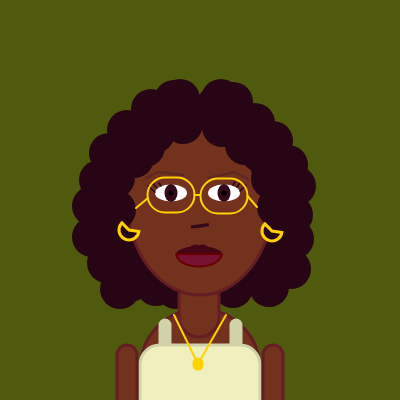
Frame 1 (no input)
Frame 60 (no input): identical to frame 1, image omitted
Frame 120 (the mouse pressed at the canvas centre since frame 60): identical to frame 1, image omitted

The p5.js sketch that drew this single still picture (run headless with seeded random() and noise() and a simulated clock; from frame 60 on, the mouse is pressed at the canvas centre):

// p5.js sketch
// ── sketch.js
function setup() {
  createCanvas(400, 400)
  ellipseMode(CENTER)
  rectMode(CENTER)
}

function draw() {
  background(80,90,15)
  //hair behind my head
  strokeWeight(40)
  stroke(40,5,20)
  point(156,286)
  point(233,288)
  point(250,275)
  point(130,282)
  point(269,287)
  point(176,289)
  point(120,289)
  point(120,240)
  point(130,263)
  point(267,262)
  point(279,237)

  //my torso and shirt
  fill(115,50,30)
  strokeWeight(3)
  stroke(100,30,35)  
  rect(200, 379, 120, 140, 100)
  strokeWeight(13)
  stroke(210,210,170)
  line(165,325,165,346)
  line(236,325,236,348)
  strokeWeight(3)
  fill(240,240,190)
  rect(200,395,120,100,20)

  //my arms
  fill(115,50,30)
  strokeWeight(3)
  stroke(100,30,35)  
  rect(127, 380, 20, 70, 100)
  rect(273, 380, 20, 70, 100)

  //my neck
  fill(115,50,30)
  strokeWeight(3)
  stroke(100,30,35)
  rect(199,307,40,60,25);

  //my head/face
  fill(115,50,30)
  strokeWeight(3)
  stroke(100,30,35)
  ellipse(200,200,145,190);
 
  //my hair
  stroke(40,5,20)
  strokeWeight(40)
  point(180,110)
  point(216,106)
  point(155,133)
  point(240,126)
  point(134,158)
  point(260,152)
  point(271,179)
  point(127,130)
  point(151,109)
  point(174,100)
  point(233,102)
  point(255,123)
  point(273,141)
  point(180,99)
  point(109,153)
  point(115,178)
  point(288,165)
  point(99,180)
  point(296,186)
  point(116,210)
  point(277,207)
  point(221,99)
  point(270,165)
  point(245,145)
  point(145,147)
  point(183,124)
  point(222,127)
  point(92,206)
  point(108,226)
  point(293,215)
  point(92,237)
  point(107,263)
  point(294,239)
  point(291,269);
 
  //faccial features: my eyes, eyebrows, mouth, nose
  strokeWeight(0)
  fill(255,255,255)
  ellipse(171,193,32,17)
  ellipse(224,193,32,17)
  fill(50,10,25)
  ellipse(171,193,13,18)
  ellipse(224,193,13,18)
  fill(0,0,0)
  ellipse(171,193,5,5)
  ellipse(224,193,5,5)
  strokeWeight(3);
  stroke(50,10,25)
  fill(130,50,30)
  arc(191, 197, 90, 60, 1, HALF_PI, CHORD)
  strokeWeight(0)
  fill(68,5,20)
  ellipse(199,255,47,18)
  stroke(68,5,20)
  strokeWeight(14)
  point(195.5,251.5)
  point(202.5,251.5)
  strokeWeight(2)
  stroke(105,0,0)
  fill(120,18,50)
  arc(199, 254, 45, 25, 0, PI, CHORD)
  strokeWeight(1.5)
  stroke(40,5,20)
  line(157,188,153,184)
  line(161,186,159,183)
  line(155,192,148,186)
  line (240,191,246,185)
  line(237,187,240,183)
  line(233,185,235,182)
  stroke(95,40,30)
  strokeWeight(2.5)
  line(183,175,158,172)
  line(158,172,146,178)
  line(209,178,234,172)
  line(234,172,248,179)

  //my earrings
  strokeWeight(3)
  stroke(255,210,0)
  fill(40,5,20)
  arc(129, 230, 20, 20, 19, PI + QUARTER_PI, PIE);
  arc(272, 231, 20, 20, 19, PI + QUARTER_PI, PIE);
  
  //my glasses
  strokeWeight(2)
  stroke(255,210,0) 
  noFill()  
  rect(171, 195, 47, 35, 25)
  rect(224, 196, 47, 35, 25)
  line(194.5,195,200,195)
  line(148,198,136,208)
  line(247.5,196,257,207)

  //my necklace
  strokeWeight(2)
  stroke(255,210,0)
  line(174,315,198,364)
  line(226,315,198,364)
  fill(255,210,0)
  rect(198,364,9,11,20)



}
//so i dont have to guess every coordinate and can locate points the inspect feature
function mousePressed(){
  console.log(mouseX + "," + mouseY)
}
  
